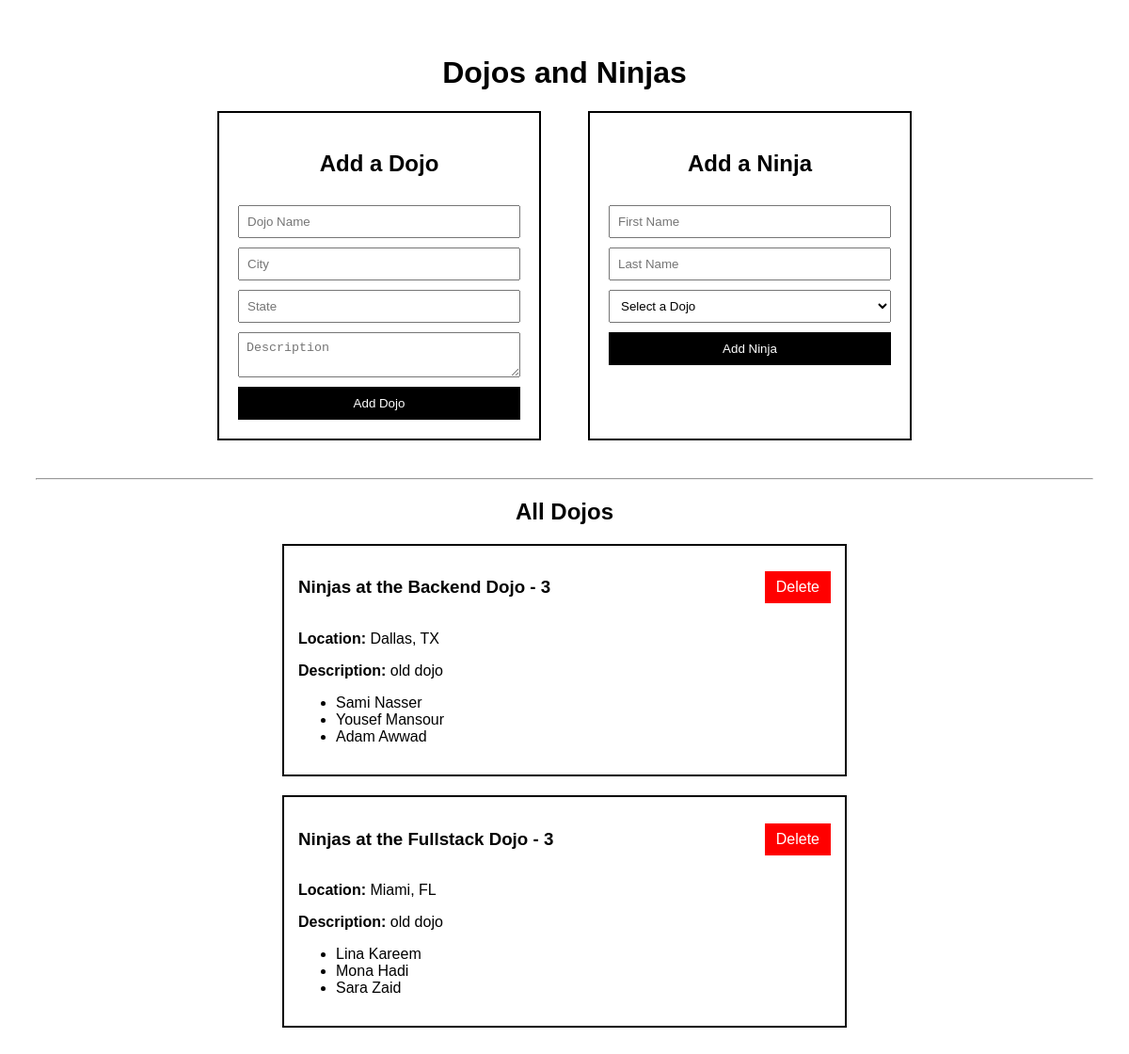
The page / on the database its author committed.
### dojo_ninjas_app/models.py (models this page shows, shortened)
class Dojo(models.Model):
    name = models.CharField(max_length=255)
    city = models.CharField(max_length=255)
    state = models.CharField(max_length=2)
    desc = models.TextField(default="old dojo")
    created_at = models.DateTimeField(auto_now_add=True)
    updated_at = models.DateTimeField(auto_now=True)

class Ninja(models.Model):
    first_name = models.CharField(max_length=255)
    last_name = models.CharField(max_length=255)
    dojo = models.ForeignKey(Dojo, related_name="ninjas", on_delete=models.CASCADE)
    created_at = models.DateTimeField(auto_now_add=True)
    updated_at = models.DateTimeField(auto_now=True)

### dojo_ninjas_app/views.py (the view)
# urls.py: path('', views.index, name='home'),
def index(request):
    context = {
        "all_dojos": Dojo.objects.all()
    }
    return render(request, "dojo_ninjas_app/index.html", context)

### dojo_ninjas_app/templates/dojo_ninjas_app/index.html (shortened to what this page needs)
<!DOCTYPE html>
<html lang="en">
<head>
</head>
<body>
    <h1>Dojos and Ninjas</h1>
    <div class="forms">
        <form action="{% url 'create_dojo' %}" method="POST">
            <h2>Add a Dojo</h2>
            <input type="text" name="name" placeholder="Dojo Name" required>
            <input type="text" name="city" placeholder="City" required>
            <input type="text" name="state" placeholder="State" maxlength="2" required>
            <textarea name="desc" placeholder="Description"></textarea>
            <button type="submit">Add Dojo</button>
        </form>
        <form action="{% url 'create_ninja' %}" method="POST">
            <h2>Add a Ninja</h2>
            <input type="text" name="first_name" placeholder="First Name" required>
            <input type="text" name="last_name" placeholder="Last Name" required>
            <select name="dojo_id" required>
                <option value="">Select a Dojo</option>
            </select>
            <button type="submit">Add Ninja</button>
        </form>
    </div>
    <hr>
    <h2>All Dojos</h2>
    <div class="dojo-list">
        {% for dojo in all_dojos %}
            <div class="dojo-card">
                <div class="dojo-header">
                    <h3>Ninjas at the {{ dojo.name }} - {{ dojo.ninjas.count }}</h3>
                    <a href="{% url 'delete_dojo' dojo.id %}" class="delete-btn">Delete</a>
                </div>
                <p><strong>Location:</strong> {{ dojo.city }}, {{ dojo.state }}</p>
                <p><strong>Description:</strong> {{ dojo.desc }}</p>
                <ul>
                    {% for ninja in dojo.ninjas.all %}
                        <li>{{ ninja.first_name }} {{ ninja.last_name }}</li>
                    {% empty %}
                        <li>No ninjas yet.</li>
                    {% endfor %}
                </ul>
            </div>
        {% empty %}
            <p>No dojos yet.</p>
        {% endfor %}
    </div>
</body>
</html>

### dojo_ninjas_app/templates/dojo_ninjas_app/index.html (style rules this page uses)
body { font-family: Arial, sans-serif; padding: 30px; }
h1, h2 { text-align: center; }
.forms { display: flex; justify-content: center; gap: 50px; margin-bottom: 40px; }
form { width: 300px; display: flex; flex-direction: column; gap: 10px; border: 2px solid black; padding: 20px; }
input, select, textarea { padding: 8px; }
button { padding: 10px; background-color: black; color: white; border: none; cursor: pointer; }
.dojo-list { width: 600px; margin: 0 auto; }
.dojo-card { border: 2px solid black; padding: 15px; margin-bottom: 20px; }
.dojo-header { display: flex; justify-content: space-between; align-items: center; }
.delete-btn { background-color: red; color: white; padding: 8px 12px; text-decoration: none; }
ul { margin-top: 10px; }

### rows shown on the page
Dojo: name "Backend Dojo", ninjas.count "3", city "Dallas", state "TX", desc "old dojo"
Ninja: first_name "Sami", last_name "Nasser"
Ninja: first_name "Yousef", last_name "Mansour"
Ninja: first_name "Adam", last_name "Awwad"
Dojo: name "Fullstack Dojo", ninjas.count "3", city "Miami", state "FL", desc "old dojo"
Ninja: first_name "Lina", last_name "Kareem"
Ninja: first_name "Mona", last_name "Hadi"
Ninja: first_name "Sara", last_name "Zaid"
